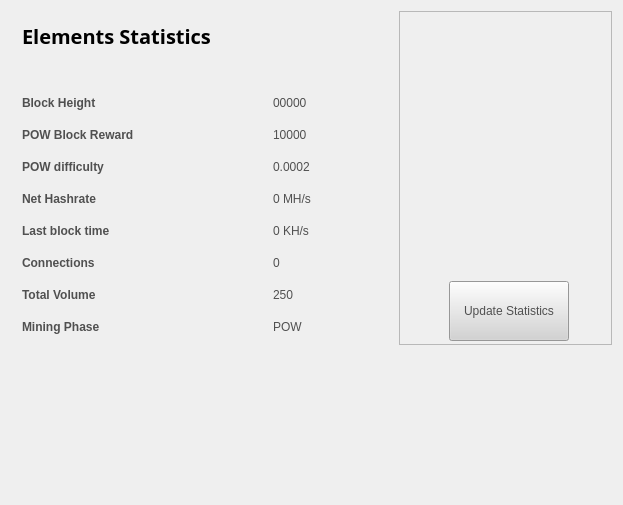
<?xml version="1.0" encoding="UTF-8"?>
<ui version="4.0">
 <class>StatisticsPage</class>
 <widget class="QWidget" name="StatisticsPage">
  <property name="windowModality">
   <enum>Qt::NonModal</enum>
  </property>
  <property name="geometry">
   <rect>
    <x>0</x>
    <y>0</y>
    <width>623</width>
    <height>505</height>
   </rect>
  </property>
  <property name="windowTitle">
   <string>Digging</string>
  </property>
  <property name="styleSheet">
   <string notr="true">color:#505050;
font-family:'Open Sans,sans-serif';</string>
  </property>
  <layout class="QGridLayout" name="gridLayout">
   <property name="sizeConstraint">
    <enum>QLayout::SetMaximumSize</enum>
   </property>
   <item row="0" column="1">
    <widget class="QFrame" name="frame">
     <property name="minimumSize">
      <size>
       <width>213</width>
       <height>0</height>
      </size>
     </property>
     <property name="frameShape">
      <enum>QFrame::StyledPanel</enum>
     </property>
     <property name="frameShadow">
      <enum>QFrame::Raised</enum>
     </property>
     <widget class="QPushButton" name="startButton">
      <property name="geometry">
       <rect>
        <x>50</x>
        <y>270</y>
        <width>120</width>
        <height>60</height>
       </rect>
      </property>
      <property name="sizePolicy">
       <sizepolicy hsizetype="Fixed" vsizetype="Fixed">
        <horstretch>0</horstretch>
        <verstretch>0</verstretch>
       </sizepolicy>
      </property>
      <property name="minimumSize">
       <size>
        <width>120</width>
        <height>60</height>
       </size>
      </property>
      <property name="styleSheet">
       <string notr="true">background:lightgrey;</string>
      </property>
      <property name="text">
       <string>Update Statistics</string>
      </property>
     </widget>
     <widget class="QLabel" name="label">
      <property name="geometry">
       <rect>
        <x>10</x>
        <y>70</y>
        <width>191</width>
        <height>191</height>
       </rect>
      </property>
      
     </widget>
    </widget>
   </item>
   <item row="1" column="0">
    <spacer name="verticalSpacer">
     <property name="orientation">
      <enum>Qt::Vertical</enum>
     </property>
     <property name="sizeHint" stdset="0">
      <size>
       <width>20</width>
       <height>40</height>
      </size>
     </property>
    </spacer>
   </item>
   <item row="0" column="0">
    <widget class="QFrame" name="gridFrame_2">
     <layout class="QGridLayout" name="gridLayout_4">
      <item row="1" column="0">
       <layout class="QHBoxLayout" name="horizontalLayout_4">
        <property name="spacing">
         <number>7</number>
        </property>
        <item>
         <widget class="QLabel" name="label_5">
          <property name="font">
           <font>
            <family>Open Sans,sans-serif</family>
           </font>
          </property>
          <property name="text">
           <string>&lt;html&gt;&lt;head/&gt;&lt;body&gt;&lt;p&gt;&lt;span style=&quot; font-size:20px; font-weight:600; color:#000000;&quot;&gt;Elements Statistics&lt;/span&gt;&lt;/p&gt;&lt;/body&gt;&lt;/html&gt;</string>
          </property>
         </widget>
        </item>
        <item>
         <spacer name="horizontalSpacer_2">
          <property name="orientation">
           <enum>Qt::Horizontal</enum>
          </property>
          <property name="sizeHint" stdset="0">
           <size>
            <width>40</width>
            <height>20</height>
           </size>
          </property>
         </spacer>
        </item>
       </layout>
      </item>
      <item row="2" column="0">
       <spacer name="verticalSpacer_2">
        <property name="orientation">
         <enum>Qt::Vertical</enum>
        </property>
        <property name="sizeHint" stdset="0">
         <size>
          <width>20</width>
          <height>40</height>
         </size>
        </property>
       </spacer>
      </item>
      <item row="3" column="0">
       <layout class="QFormLayout" name="formLayout_2">
        <property name="fieldGrowthPolicy">
         <enum>QFormLayout::FieldsStayAtSizeHint</enum>
        </property>
        <property name="horizontalSpacing">
         <number>139</number>
        </property>
        <property name="verticalSpacing">
         <number>18</number>
        </property>
        <property name="rightMargin">
         <number>0</number>
        </property>
        <item row="1" column="0">
         <widget class="QLabel" name="label_14">
          <property name="text">
           <string>&lt;html&gt;&lt;head/&gt;&lt;body&gt;&lt;p&gt;&lt;span style=&quot; font-weight:600;&quot;&gt;Block Height&lt;/span&gt;&lt;/p&gt;&lt;/body&gt;&lt;/html&gt;</string>
          </property>
         </widget>
        </item>
        <item row="1" column="1">
         <widget class="QLabel" name="heightBox">
          <property name="text">
           <string>00000</string>
          </property>
         </widget>
        </item>
        <item row="2" column="0">
         <widget class="QLabel" name="label_12">
          <property name="text">
           <string>&lt;html&gt;&lt;head/&gt;&lt;body&gt;&lt;p&gt;&lt;span style=&quot; font-weight:600;&quot;&gt;POW Block Reward&lt;/span&gt;&lt;/p&gt;&lt;/body&gt;&lt;/html&gt;</string>
          </property>
         </widget>
        </item>
        <item row="2" column="1">
         <widget class="QLabel" name="rewardBox">
          <property name="text">
           <string>10000</string>
          </property>
         </widget>
        </item>
        <item row="3" column="0">
         <widget class="QLabel" name="label_13">
          <property name="text">
           <string>&lt;html&gt;&lt;head/&gt;&lt;body&gt;&lt;p&gt;&lt;span style=&quot; font-weight:600;&quot;&gt;POW difficulty&lt;/span&gt;&lt;/p&gt;&lt;/body&gt;&lt;/html&gt;</string>
          </property>
         </widget>
        </item>
        <item row="3" column="1">
         <widget class="QLabel" name="diffBox">
          <property name="text">
           <string>0.0002</string>
          </property>
         </widget>
        </item>
        <item row="4" column="0">
         <widget class="QLabel" name="label_16">
          <property name="text">
           <string>&lt;html&gt;&lt;head/&gt;&lt;body&gt;&lt;p&gt;&lt;span style=&quot; font-weight:600;&quot;&gt;Net Hashrate&lt;/span&gt;&lt;/p&gt;&lt;/body&gt;&lt;/html&gt;</string>
          </property>
         </widget>
        </item>
        <item row="4" column="1">
         <widget class="QLabel" name="pawrateBox">
          <property name="text">
           <string>0 MH/s</string>
          </property>
         </widget>
        </item>
        <item row="5" column="0">
         <widget class="QLabel" name="label3_2">
          <property name="sizePolicy">
           <sizepolicy hsizetype="Preferred" vsizetype="Maximum">
            <horstretch>0</horstretch>
            <verstretch>0</verstretch>
           </sizepolicy>
          </property>
          <property name="text">
           <string>&lt;html&gt;&lt;head/&gt;&lt;body&gt;&lt;p&gt;&lt;span style=&quot; font-weight:600;&quot;&gt;Last block time&lt;/span&gt;&lt;/p&gt;&lt;/body&gt;&lt;/html&gt;</string>
          </property>
         </widget>
        </item>
        <item row="5" column="1">
         <widget class="QLabel" name="localBox">
          <property name="text">
           <string>0 KH/s</string>
          </property>
         </widget>
        </item>
        <item row="6" column="0">
         <widget class="QLabel" name="label1_2">
          <property name="text">
           <string>&lt;html&gt;&lt;head/&gt;&lt;body&gt;&lt;p&gt;&lt;span style=&quot; font-weight:600;&quot;&gt;Connections&lt;/span&gt;&lt;/p&gt;&lt;/body&gt;&lt;/html&gt;</string>
          </property>
         </widget>
        </item>
        <item row="6" column="1">
         <widget class="QLabel" name="connectionBox">
          <property name="text">
           <string>0</string>
          </property>
         </widget>
        </item>
        <item row="7" column="0">
         <widget class="QLabel" name="label_8">
          <property name="text">
           <string>&lt;html&gt;&lt;head/&gt;&lt;body&gt;&lt;p&gt;&lt;span style=&quot; font-weight:600;&quot;&gt;Total Volume&lt;/span&gt;&lt;/p&gt;&lt;/body&gt;&lt;/html&gt;</string>
          </property>
         </widget>
        </item>
        <item row="7" column="1">
         <widget class="QLabel" name="volumeBox">
          <property name="text">
           <string>250</string>
          </property>
         </widget>
        </item>
        <item row="8" column="0">
         <widget class="QLabel" name="label_15">
          <property name="text">
           <string>&lt;html&gt;&lt;head/&gt;&lt;body&gt;&lt;p&gt;&lt;span style=&quot; font-weight:600;&quot;&gt;Mining Phase&lt;/span&gt;&lt;/p&gt;&lt;/body&gt;&lt;/html&gt;</string>
          </property>
         </widget>
        </item>
        <item row="8" column="1">
         <widget class="QLabel" name="cBox">
          <property name="text">
           <string>POW</string>
          </property>
         </widget>
        </item>
       </layout>
      </item>
     </layout>
    </widget>
   </item>
  </layout>
 </widget>
 <layoutdefault spacing="6" margin="11"/>
 <resources/>
 <connections/>
</ui>
